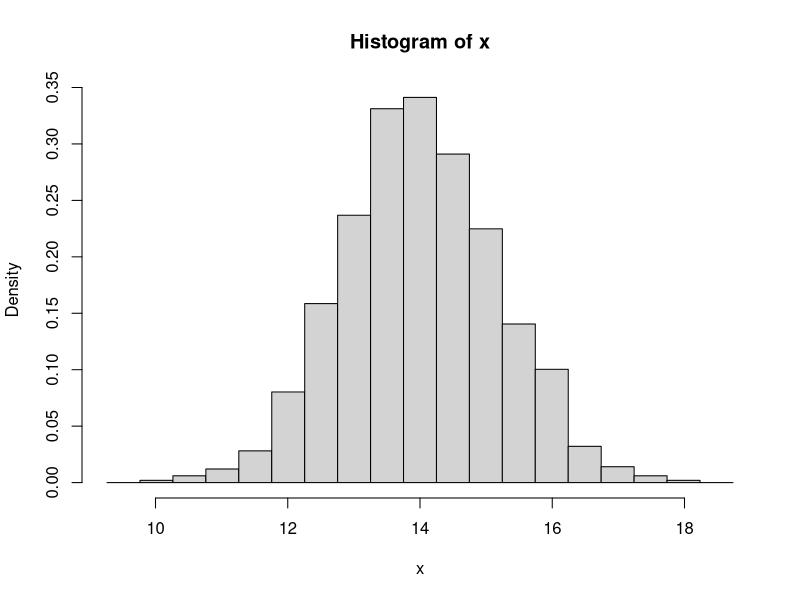
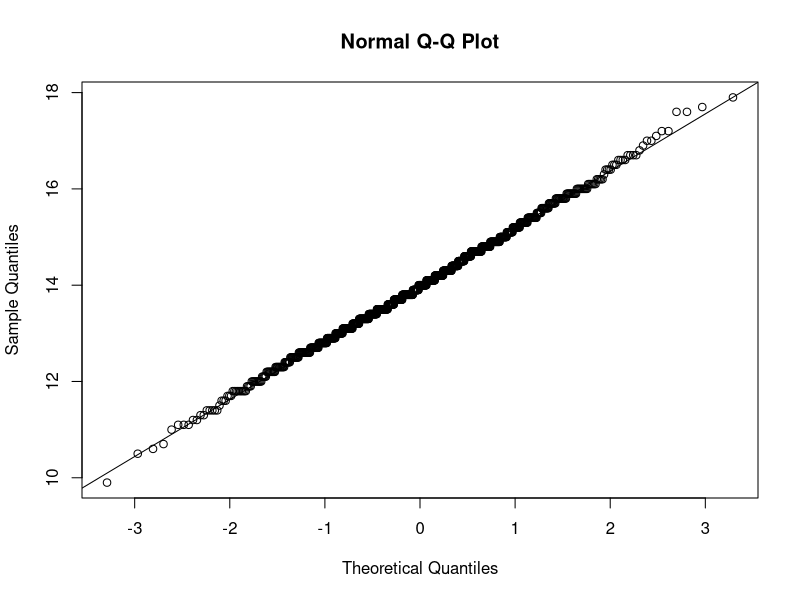
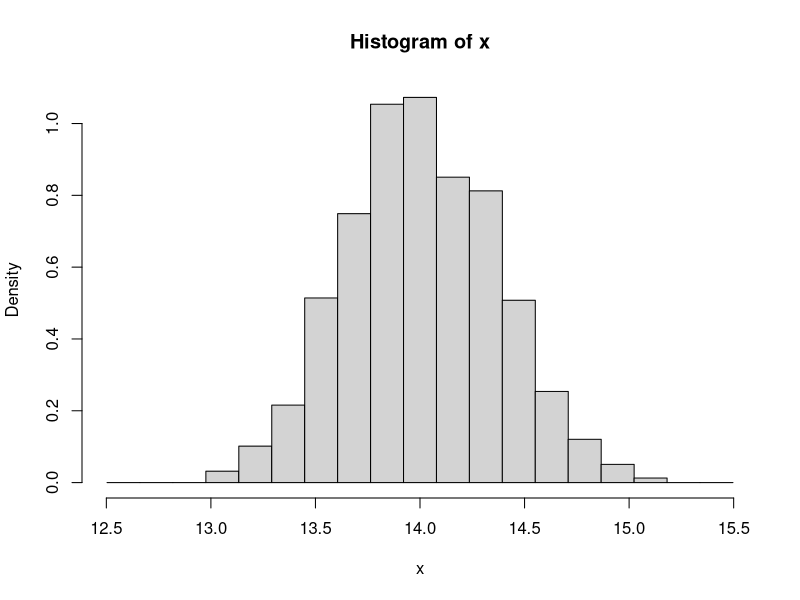
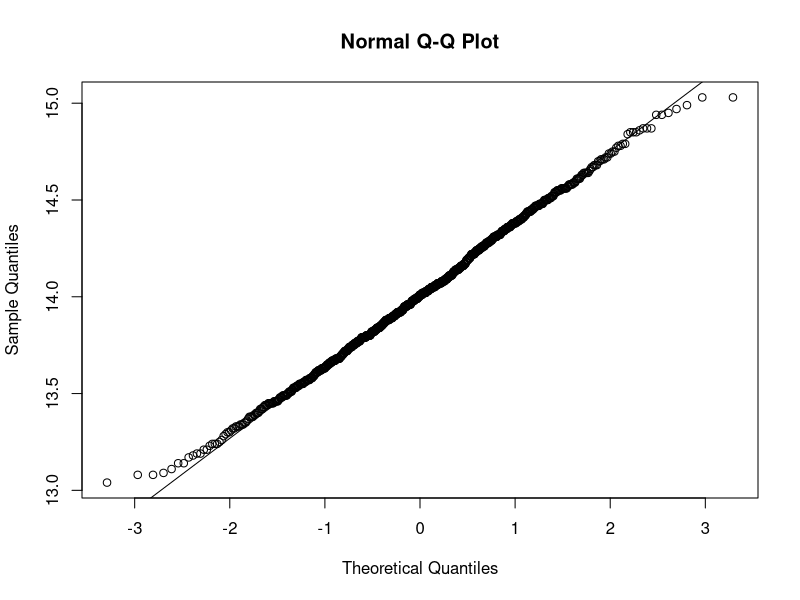
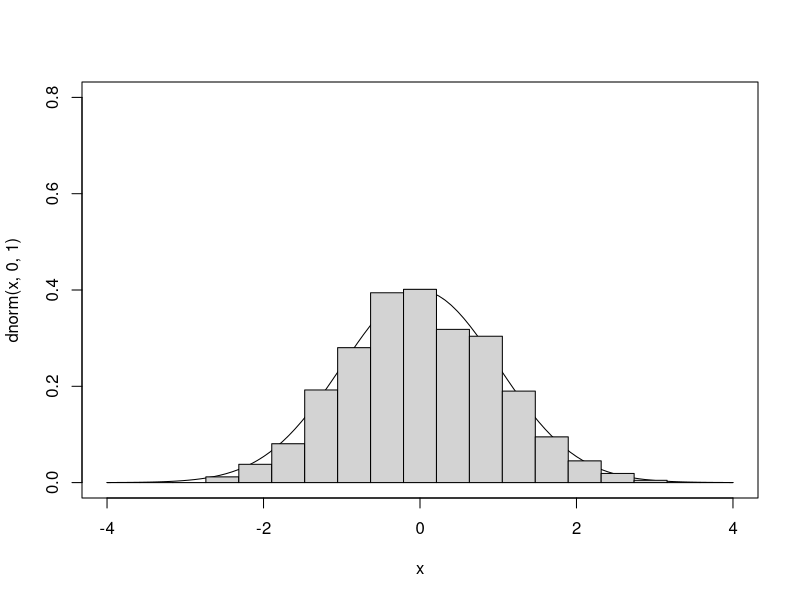
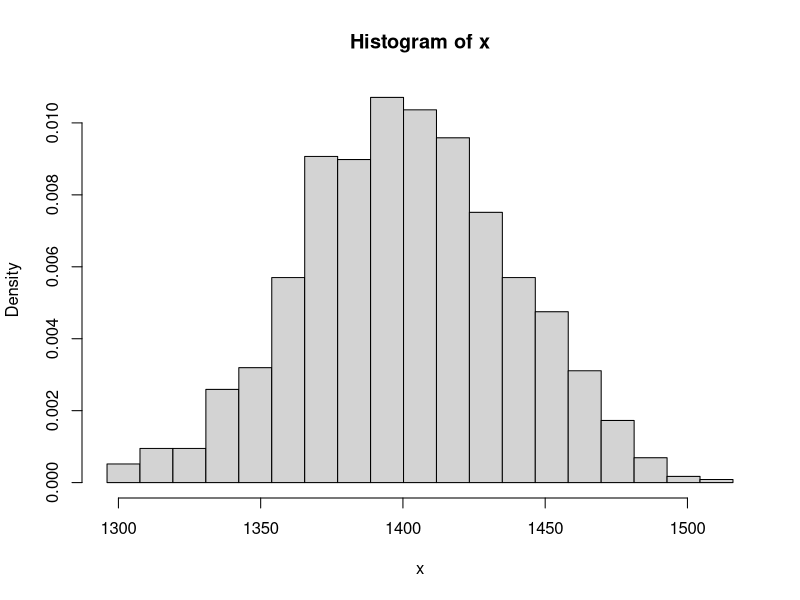
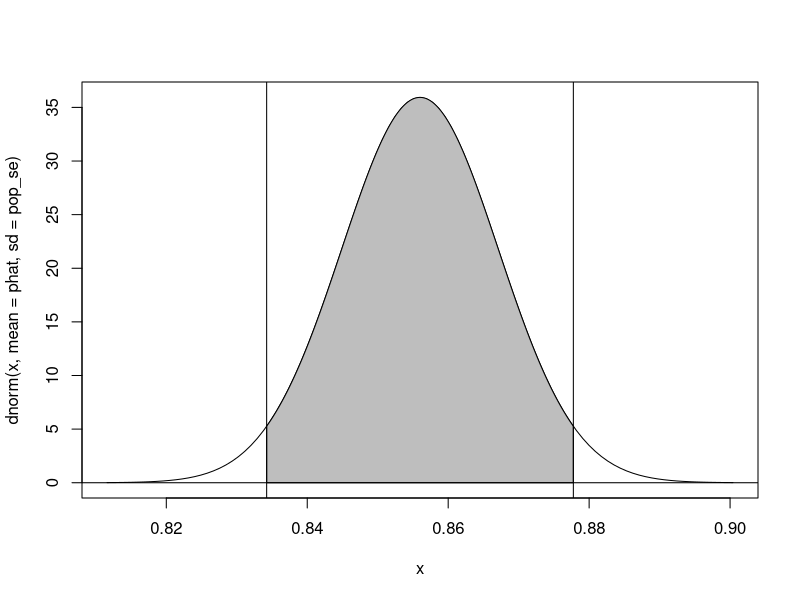
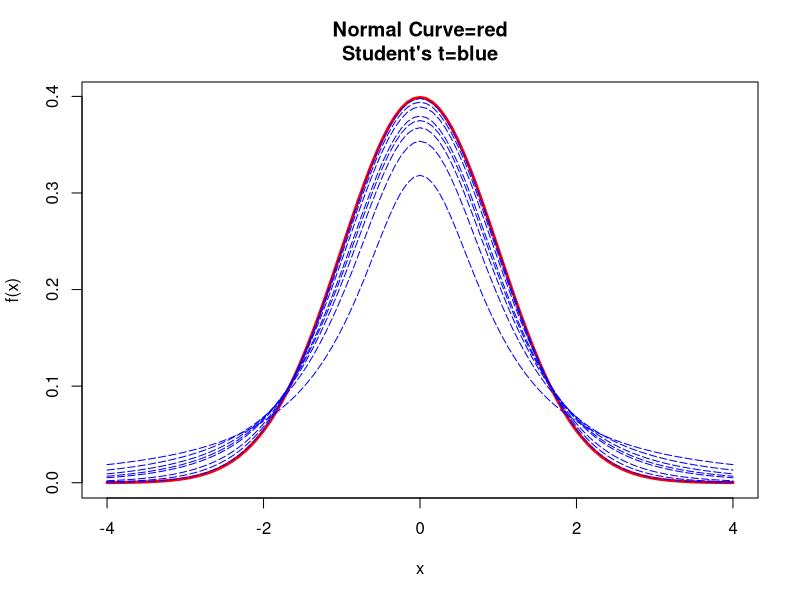

Here is the R script that generated these plots, in order:
## ---- chunk 1
knitr::opts_chunk$set(
	echo=TRUE,
	warning=FALSE,
	comment="##",
	prompt=TRUE,
	tidy=TRUE,
	tidy.opts=list(width.cutoff=75),
	fig.path="img/"
)
## ---- chunk 2
n <- 1000
mu <- 3.5
sigma <- 4
v <- rnorm(n,mu,sigma)
s <- sample(v,size=30,replace=FALSE)
m <- mean(s)
m
sd <- sd(s)
sd
sem <- sd(s)/sqrt(length(s))
sem
lower <- m - qnorm(1-0.05/2)*sem # (1-alpha)/2 each in the upper and lower tails of the distribution
upper <- m + qnorm(1-0.05/2)*sem # (1-alpha)/2 each in the upper and lower tails of the distribution
ci <- c(lower, upper)
ci
## ---- chunk 3
lambda <- 14
n <- 10
pop_se <- sqrt(lambda/n) # the estimated SE
pop_se
x <- NULL
for (i in 1:1000){
x[i] <- mean(rpois(n=n, lambda=lambda))
}
hist(x, breaks=seq(from=lambda - 4*sqrt(lambda)/sqrt(n), to=lambda + 4*sqrt(lambda)/sqrt(n), length.out=20), probability=TRUE)
sd <- sd(x) # st dev of the sampling distribution
sd
qqnorm(x)
qqline(x)
## ---- chunk 4
n <- 100
pop_se <- sqrt(lambda/n) # the estimated SE
pop_se
x <- NULL
for (i in 1:1000){
x[i] <- mean(rpois(n=n, lambda=lambda))
}
hist(x, breaks=seq(from=lambda - 4*sqrt(lambda)/sqrt(n), to=lambda + 4*sqrt(lambda)/sqrt(n), length.out=20), probability=TRUE)
sd <- sd(x) # st dev of the sampling distribution
sd
qqnorm(x)
qqline(x)
## ---- chunk 5
curve(dnorm(x,0,1),-4,4, ylim=c(0,0.8))
z <- (x-lambda)/pop_se
hist(z, breaks=seq(from= -4, to=4, length.out=20), probability=TRUE, add=TRUE)
## ---- chunk 6
n <- 100
x <- NULL
for (i in 1:1000){
x[i] <- sum(rpois(n=n, lambda=lambda))
}
hist(x, breaks=seq(min(x), max(x), length.out=20), probability=TRUE)
## ---- chunk 7
n <- 1000
x <- 856
phat <- x/n # our estimate of pi
phat
## ---- chunk 8
n * phat
n * (1 - phat)
pop_se <- sqrt((phat)*(1-phat)/n)
## ---- chunk 9
curve(dnorm(x, mean=phat, sd=pop_se), phat - 4*pop_se, phat + 4*pop_se)
upper <- phat + qnorm(0.975) * pop_se
lower <- phat - qnorm(0.975) * pop_se
ci <- c(lower, upper)
polygon(cbind(c(ci[1], seq(from=ci[1], to=ci[2], length.out=1000), ci[2]), c(0,dnorm(seq(from=ci[1], to=ci[2], length.out=1000),mean=phat,sd=pop_se),0)), border="black",col="gray")
abline(v=ci)
abline(h=0)
## ---- chunk 10
mu <- 0
sigma <- 1
curve(dnorm(x,mu,1), mu - 4*sigma, mu + 4*sigma, main="Normal Curve=red\nStudent's t=blue", xlab="x", ylab="f(x)", col="red", lwd=3)
for (i in c(1,2,3,4,5,10,20,100)) {
curve(dt(x, df=i), mu - 4*sigma, mu + 4*sigma, main="T Curve", xlab="x", ylab="f(x)", add=TRUE, col="blue", lty=5)
}
## ---- chunk 11
n <- 100000
mu <- 3.5
sigma <- 4
x <- rnorm(n,mu,sigma)
sample_size <- 30
s <- sample(x,size=sample_size,replace=FALSE)
m <- mean(s)
m
sd <- sd(s)
sd
sem <- sd(s)/sqrt(length(s))
sem
lower <- m - qnorm(1-0.05/2)*sem # (1-alpha)/2 each in the upper and lower tails of the distribution
upper <- m + qnorm(1-0.05/2)*sem # (1-alpha)/2 each in the upper and lower tails of the distribution
ci_norm <- c(lower, upper)
ci_norm
## ---- chunk 12
lower <- m - qt(1-0.05/2, df=sample_size-1)*sem # (1-alpha)/2 each in the upper and lower tails of the distribution
upper <- m + qt(1-0.05/2, df=sample_size-1)*sem # (1-alpha)/2 each in the upper and lower tails of the distribution
ci_t <- c(lower, upper)
ci_t
## ---- chunk 13
sample_size <- 5
s <- sample(x,size=sample_size,replace=FALSE)
m <- mean(s)
m
sd <- sd(s)
sd
sem <- sd(s)/sqrt(length(s))
sem
lower <- m - qnorm(1-0.05/2)*sem # (1-alpha)/2 each in the upper and lower tails of the distribution
upper <- m + qnorm(1-0.05/2)*sem # (1-alpha)/2 each in the upper and lower tails of the distribution
ci_norm <- c(lower, upper)
ci_norm
lower <- m - qt(1-0.05/2, df=sample_size-1)*sem # (1-alpha)/2 each in the upper and lower tails of the distribution
upper <- m + qt(1-0.05/2, df=sample_size-1)*sem # (1-alpha)/2 each in the upper and lower tails of the distribution
ci_t <- c(lower, upper)
ci_t
